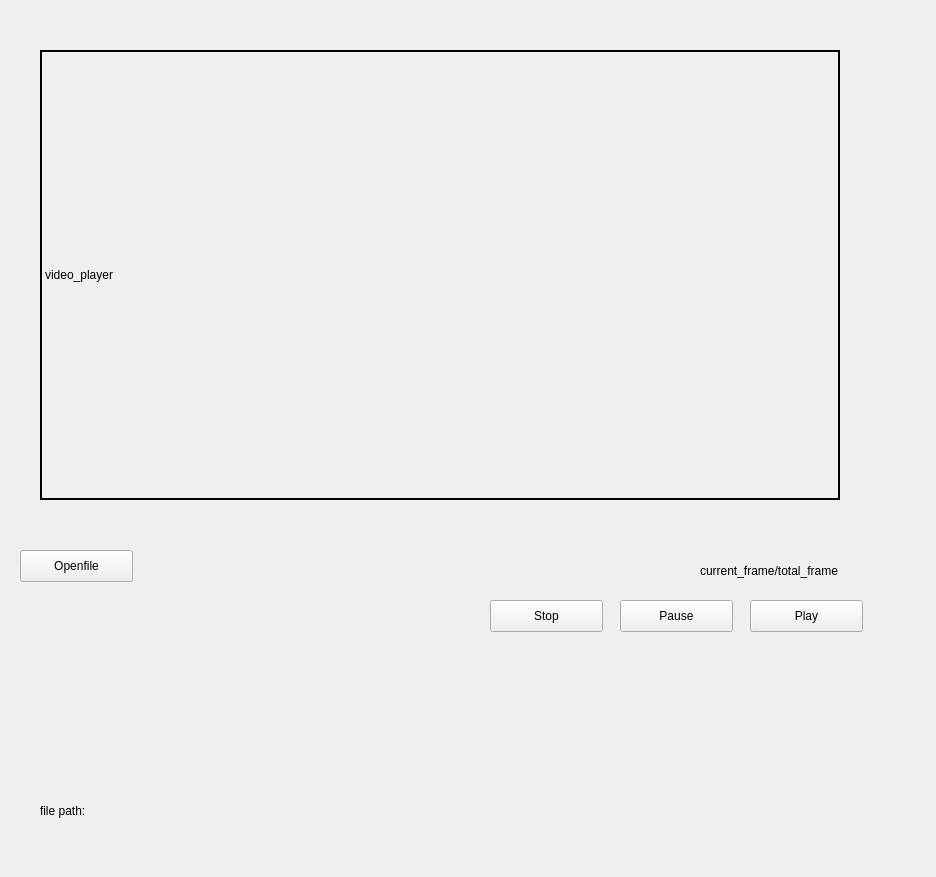
<?xml version="1.0" encoding="UTF-8"?>
<ui version="4.0">
 <class>MainWindow</class>
 <widget class="QMainWindow" name="MainWindow">
  <property name="geometry">
   <rect>
    <x>0</x>
    <y>0</y>
    <width>936</width>
    <height>877</height>
   </rect>
  </property>
  <property name="windowTitle">
   <string>MainWindow</string>
  </property>
  <widget class="QWidget" name="centralwidget">
   <widget class="QLabel" name="label_videoframe">
    <property name="geometry">
     <rect>
      <x>40</x>
      <y>50</y>
      <width>800</width>
      <height>450</height>
     </rect>
    </property>
    <property name="frameShape">
     <enum>QFrame::WinPanel</enum>
    </property>
    <property name="text">
     <string>video_player</string>
    </property>
   </widget>
   <widget class="QPushButton" name="button_openfile">
    <property name="geometry">
     <rect>
      <x>20</x>
      <y>550</y>
      <width>113</width>
      <height>32</height>
     </rect>
    </property>
    <property name="text">
     <string>Openfile</string>
    </property>
   </widget>
   <widget class="QLabel" name="label_framecnt">
    <property name="geometry">
     <rect>
      <x>700</x>
      <y>560</y>
      <width>171</width>
      <height>21</height>
     </rect>
    </property>
    <property name="text">
     <string>current_frame/total_frame</string>
    </property>
   </widget>
   <widget class="QPushButton" name="button_play">
    <property name="geometry">
     <rect>
      <x>750</x>
      <y>600</y>
      <width>113</width>
      <height>32</height>
     </rect>
    </property>
    <property name="text">
     <string>Play</string>
    </property>
   </widget>
   <widget class="QPushButton" name="button_stop">
    <property name="geometry">
     <rect>
      <x>490</x>
      <y>600</y>
      <width>113</width>
      <height>32</height>
     </rect>
    </property>
    <property name="text">
     <string>Stop</string>
    </property>
   </widget>
   <widget class="QLabel" name="label_filepath">
    <property name="geometry">
     <rect>
      <x>40</x>
      <y>790</y>
      <width>841</width>
      <height>41</height>
     </rect>
    </property>
    <property name="text">
     <string>file path:</string>
    </property>
   </widget>
   <widget class="QPushButton" name="button_pause">
    <property name="geometry">
     <rect>
      <x>620</x>
      <y>600</y>
      <width>113</width>
      <height>32</height>
     </rect>
    </property>
    <property name="text">
     <string>Pause</string>
    </property>
   </widget>
  </widget>
 </widget>
 <resources/>
 <connections/>
</ui>
